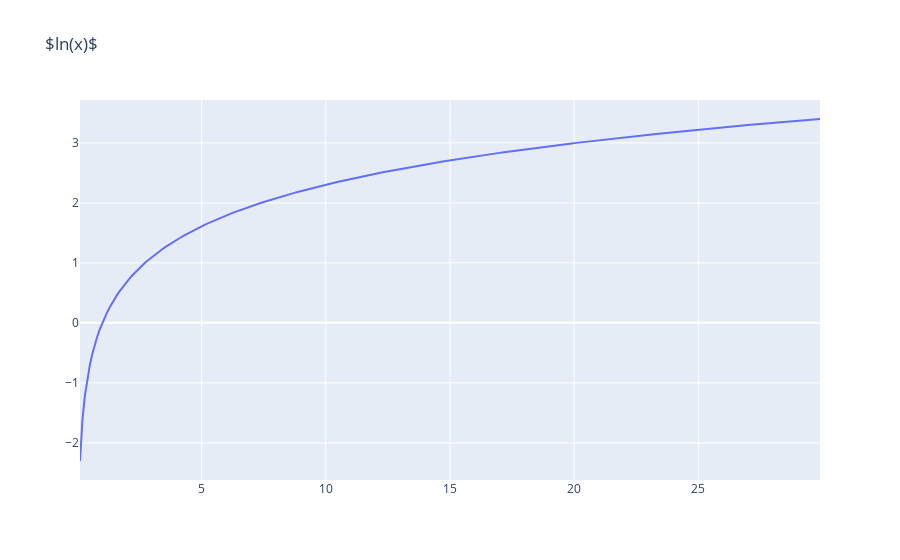

The notebook cell saved with this chart:
### Code cell
import plotly.graph_objects as go

scatter = go.Scatter(x = x_vals, y = log_x)
go.Figure(scatter, {'title': '$ln(x)$'})

### Figure 1 — Plotly figure (JSON) as saved in the notebook; plotly's stock layout.template omitted (floating-point values rounded to 4 significant figures; data arrays with more than 128 entries replaced by an {"elided": "..."} marker saying what was removed)
{"data": [{"type": "scatter", "x": {"elided": "299 float values"}, "y": {"elided": "299 float values"}}], "layout": {"autosize": true, "title": {"text": "$ln(x)$"}, "xaxis": {"autorange": true, "range": [0.1, 29.9], "type": "linear"}, "yaxis": {"autorange": true, "range": [-2.619, 3.715], "type": "linear"}}}
